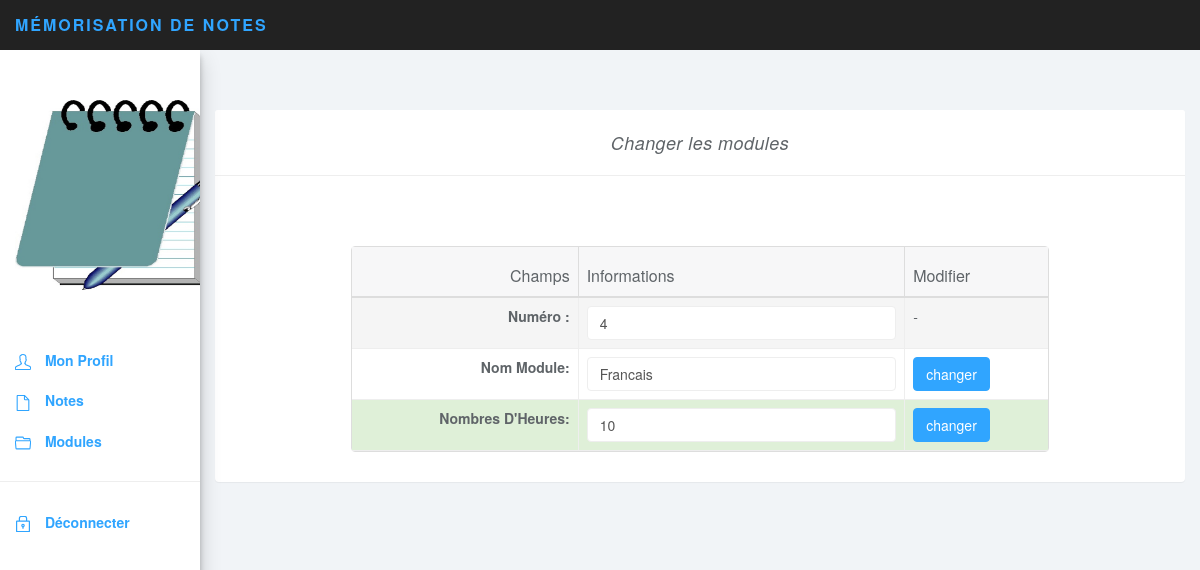
The page /modifier_module.php?id=4 (signed in) on the database its author committed.
### tables this page shows
CREATE TABLE IF NOT EXISTS `module` (
  `Num_Module` int(11) NOT NULL AUTO_INCREMENT,
  `Nom_Module` varchar(20) NOT NULL,
  `Nb_Heures` int(11) NOT NULL,
  PRIMARY KEY (`Num_Module`)
);

### modifier_module.php (the view, shortened to what this page needs)
<!DOCTYPE html>
<?php
 include('cnx.php');
?>
<html>
<head>
  <?php include('inccss.php'); ?>
</head>
<body>
<nav class="navbar navbar-inverse navbar-fixed-top" role="navigation">
<?php include('header.php'); ?>
</nav>
<?php include('menu.php'); ?>
<div class="col-sm-9 col-sm-offset-3 col-lg-10 col-lg-offset-2 main">
<br><br><br>
<div class="panel panel-default" align="center">
          <div class="panel-heading">
          <em class="text-center " align ="center">Changer les modules  </em>
          </div>
          <div class="panel-body">
<div class="col-md-12">
<form  method="POST" enctype="multipart/form-data"   >
<div class="col-md-1">
</div>
<div class="col-md-10">
      <br><br>
          <div class="panel-body">
            <table data-toggle="table" id="table-style" data-url="tables/data2.json" data-row-style="rowStyle">
                <thead>
                <tr>
                    <th data-field="id" data-align="right" >Champs</th>
                    <th data-field="name" >Informations</th>
                    <th data-field="price" >Modifier</th>
                </tr>
                </thead>
              <tbody>
              <?php
              $q =  "select * from Module where Num_Module='".$_GET['id']."'";
              $r = $db -> query($q) ;
              while ($c = $r -> fetch())
              {
              ?>
              <tr>
              <td> <label><center>Numéro :</center> </label></td>
              <td> <input class="form-control" name="num" type="text" value="<?php echo $c['Num_Module'];?>"></td>
              </tr>
              <tr>
              <td> <label> <center>Nom Module:</center></label></td>
              <td> <input class="form-control" name="module" type="text" value="<?php echo $c['Nom_Module'];?>"></td>
              <td><button type="submit" class="btn btn-primary" name="btn1">changer</button> </td>
              </tr>
              <tr>
              <td> <label><center>Nombres D'Heures:</center> </label></td>
              <td> <input class="form-control" name="heures" type="text" value="<?php echo $c['Nb_Heures'];?>"></td>
              <td><button type="submit" class="btn btn-primary" name="btn2">changer</button> </td>
              </tr>
              <?php
              }
              ?>
              </tbody>
            </table>
          </div>
        </div>
        </form>
      </div>
</div>
</div>
</body>
</html>

### css/styles.css (style rules this page uses)
body { background: #f1f4f7; padding-top: 50px; color: #5f6468; }
.form-control { border: 1px solid #eee; box-shadow: none; }
.btn-primary, .btn-primary:hover, .btn-primary:focus, .btn-primary:active, .btn-primary.active, .open > .dropdown-toggle.btn-primary, .btn-primary.disabled, .btn-primary[disabled], fieldset[disabled] .btn-primary, .btn-primary.disabled:hover, .btn-primary[disabled]:hover, fieldset[disabled] .btn-primary:hover, .btn-primary.disabled:focus, .btn-primary[disabled]:focus, fieldset[disabled] .btn-primary:focus, .btn-primary.disabled:active, .btn-primary[disabled]:active, fieldset[disabled] .btn-primary:active, .btn-primary.disabled.active, .btn-primary[disabled].active, fieldset[disabled] .btn-primary.active { background-color: #30a5ff; border-color: #30a5ff; }
.panel { border: 0; }
.panel-heading { font-size: 18px; font-weight: 300; letter-spacing: 0.025em; height: 66px; line-height: 45px; }
.panel-default .panel-heading { background: #fff; border-bottom: 1px solid #eee; color: #5f6468; }
.navbar { border: 0; }
.table { background: #fff; }

### rows shown on the page
module: num "4", module "Francais", heures "10"
